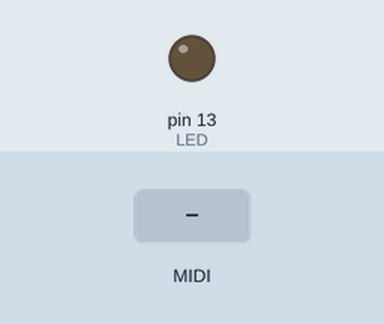
This sketch was run on a simulated Arduino Uno, built with avr-gcc and run on an emulated ATmega328P. Parts: output pins drawn as LEDs (lit = HIGH). The test bench sets the inputs (shaded band). MIDI output is not drawn.

Above: at 1.2 s.
1.3 s: MIDI note 36 received
At 2.6 s:
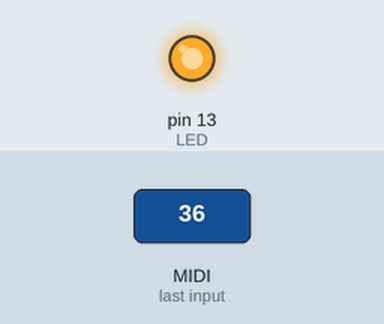
Timing chart, 0 to 4.3 s (numbered marks = the images above; inputs shaded):
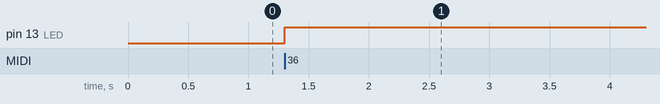

The sketch:

MIDI_Basic_IO_dev_.ino
```cpp
#include <MIDI.h>

// Simple tutorial on how to receive and send MIDI messages.
// Here, when receiving any message on channel 4, the Arduino
// will blink a led and play back a note for 1 second.

MIDI_CREATE_DEFAULT_INSTANCE();

#define LED 13   		    // LED pin on Arduino Uno

void setup()
{
    pinMode(LED, OUTPUT);
    MIDI.begin(4);          // Launch MIDI and listen to channel 4
}

void loop()
{
    if (MIDI.read())                // If we have received a message
    {
      for(int i=0;i < 127; i++){
        digitalWrite(LED,HIGH);
        MIDI.sendNoteOn(i,127,1);  // Send a Note (pitch 42, velo 127 on channel 1)
        delay(100);		        // Wait for a second
        MIDI.sendNoteOff(i,0,1);   // Stop the note
        digitalWrite(LED,LOW);}
    }
}
```

Measured:
- after the input at 1.3 s, pin 13 (LED): LOW → HIGH at once
